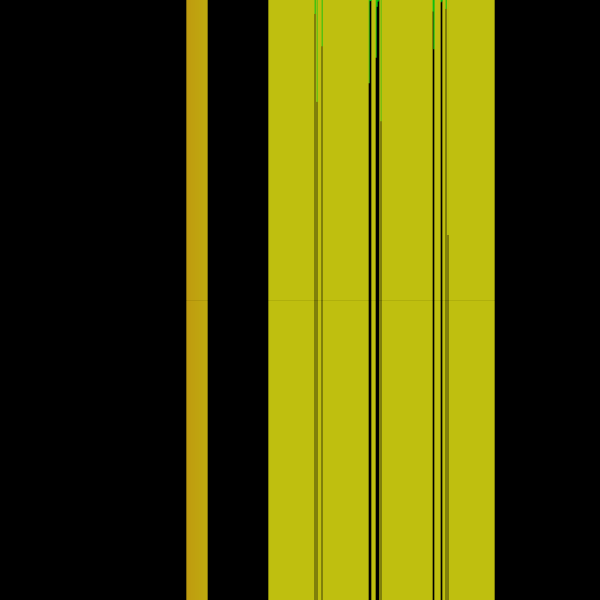
Frame 1 (no input)
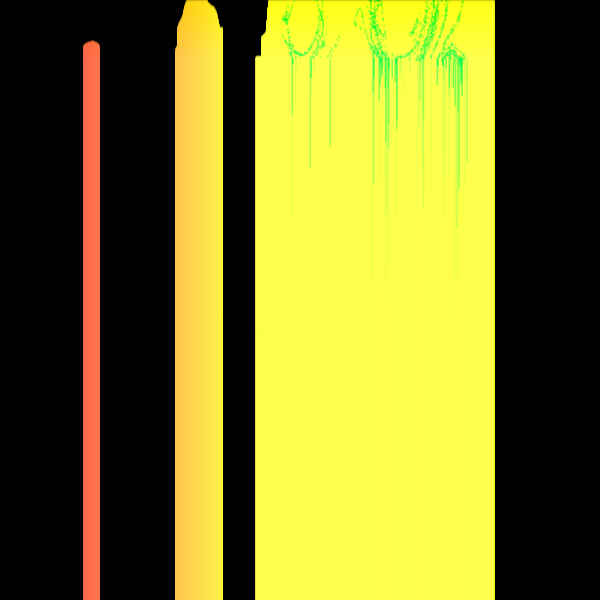
Frame 60 (no input)
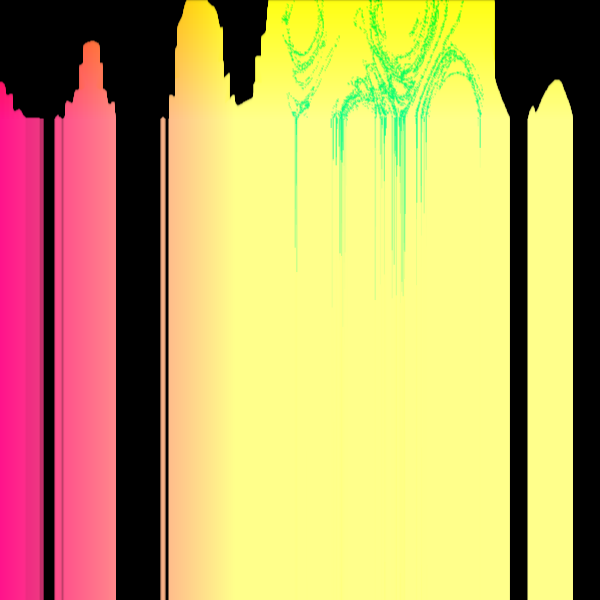
Frame 120 (the mouse pressed at the canvas centre since frame 60)

The p5.js sketch that drew these frames (run headless with seeded random() and noise() and a simulated clock; from frame 60 on, the mouse is pressed at the canvas centre):

// p5.js sketch
// ── sketch.js
//Inspo from

var y = 0;
var h, q;

function setup() {

 
  w = 600;
    var canvas;
    if(windowWidth>=600 && windowHeight >=600){
      canvas = createCanvas(600, 600);
    }
    else{
      canvas = createCanvas(windowWidth, windowHeight - 100);
    }

  var x = (windowWidth - width) / 2;
  var y = (windowHeight - height) / 2;

  canvas.position(x, y);
  background(0);
  noStroke();
h=width/2;q=width/4
}

function draw(){
  if(y<w)for(x=w;x--;line(x,y,x,y+l))
  stroke(l=f((x-h)/q,(y-h)/q), x+20, y+20)
  y++
}

f=(x,y,n=6)=>n?f(cos(9*x)-sin(4*y),x*x-y*y-2*x*y,n-1):(x-y)**2*10
